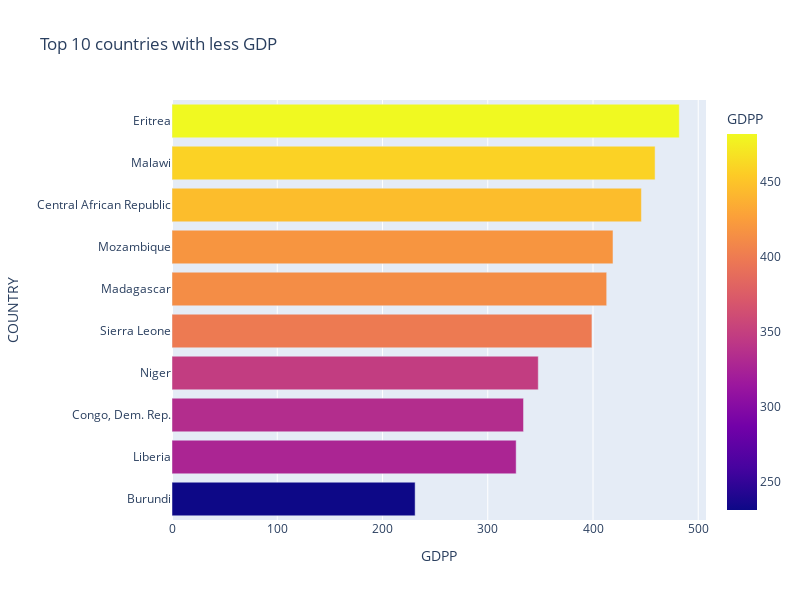

Notebook cell for this chart:
### Code cell
#Plotly
configure_plotly_collab()
fig = px.bar(df_gdp, x='GDPP', y='COUNTRY', width=800, height=600, color='GDPP', title='Top 10 countries with less GDP')
fig.show()

### Figure 1 — Plotly figure (JSON) as saved in the notebook; plotly's stock layout.template omitted (floating-point values rounded to 4 significant figures)
{"data": [{"alignmentgroup": "True", "hovertemplate": "GDPP=%{marker.color}<br>COUNTRY=%{y}<extra></extra>", "legendgroup": "", "marker": {"color": [231, 327, 334, 348, 399, 413, 419, 446, 459, 482], "coloraxis": "coloraxis", "pattern": {"shape": ""}}, "name": "", "offsetgroup": "", "orientation": "h", "showlegend": false, "textposition": "auto", "x": [231, 327, 334, 348, 399, 413, 419, 446, 459, 482], "xaxis": "x", "y": ["Burundi", "Liberia", "Congo, Dem. Rep.", "Niger", "Sierra Leone", "Madagascar", "Mozambique", "Central African Republic", "Malawi", "Eritrea"], "yaxis": "y", "type": "bar"}], "layout": {"xaxis": {"anchor": "y", "domain": [0, 1], "title": {"text": "GDPP"}}, "yaxis": {"anchor": "x", "domain": [0, 1], "title": {"text": "COUNTRY"}}, "coloraxis": {"colorbar": {"title": {"text": "GDPP"}}, "colorscale": [[0, "#0d0887"], [0.1111, "#46039f"], [0.2222, "#7201a8"], [0.3333, "#9c179e"], [0.4444, "#bd3786"], [0.5556, "#d8576b"], [0.6667, "#ed7953"], [0.7778, "#fb9f3a"], [0.8889, "#fdca26"], [1, "#f0f921"]]}, "legend": {"tracegroupgap": 0}, "title": {"text": "Top 10 countries with less GDP"}, "barmode": "relative", "height": 600, "width": 800}}
